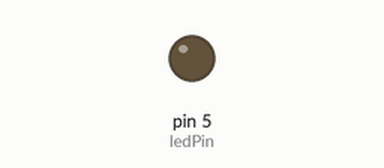
Simulated run of this sketch. Board: Arduino Uno, built with avr-gcc and run on an emulated ATmega328P. On the bench: output pins drawn as LEDs (lit = HIGH).

Above: at 5.6 s.
At 33.7 s:
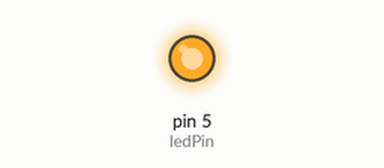
Timing chart, 0 to 34.1 s (numbered marks = the images above):
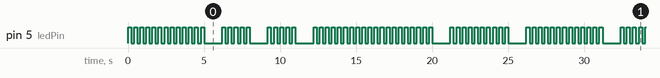

Measured:
- by itself, pin 5 (ledPin): moves between LOW and HIGH, repeating every 26.2 s
- by itself, everything shown: repeats every 26.2 s, in 106 steps

The sketch:

meeting.ino
```cpp
int ledPin = 5; // select the pin for the LED

void setup() {
  // declare the ledPin as an OUTPUT:
  pinMode(ledPin, OUTPUT);
}

void loop() {
  for (int i = 0; i < 13; i++) {
    digitalWrite(ledPin, HIGH);
    delay(200);
    digitalWrite(ledPin, LOW);
    delay(200);
  }
  delay(1000);
  for (int i = 0; i < 5; i++) {
    digitalWrite(ledPin, HIGH);
    delay(200);
    digitalWrite(ledPin, LOW);
    delay(200);
  }
  delay(1000);
  for (int i = 0; i < 5; i++) {
    digitalWrite(ledPin, HIGH);
    delay(200);
    digitalWrite(ledPin, LOW);
    delay(200);
  }
  delay(1000);
  for (int i = 0; i < 20; i++) {
    digitalWrite(ledPin, HIGH);
    delay(200);
    digitalWrite(ledPin, LOW);
    delay(200);
  }
  delay(1000);
  for (int i = 0; i < 10; i++) {
    digitalWrite(ledPin, HIGH);
    delay(200);
    digitalWrite(ledPin, LOW);
    delay(200);

  }
  delay(1000);
}
```
